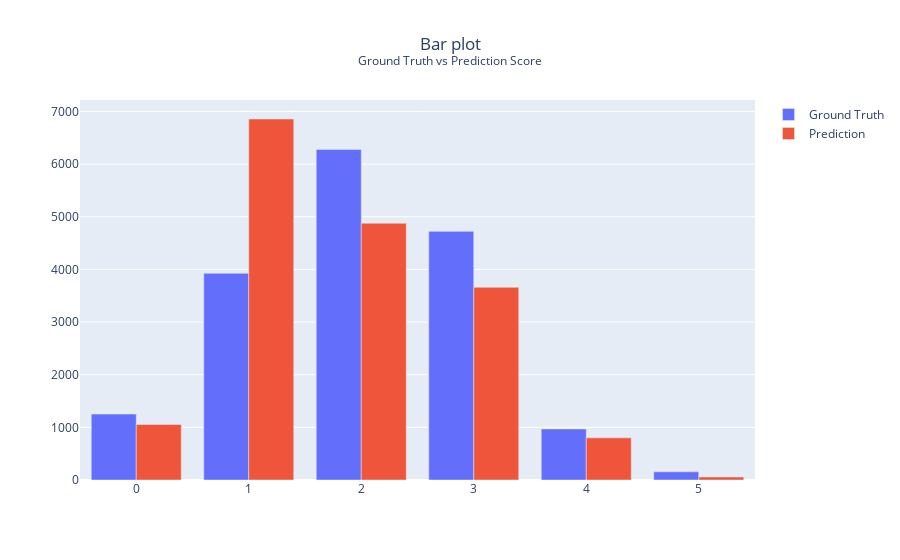

The cell this chart's notebook holds for it:
### Markdown cell above
## Distribution of Scores

### Code cell
fig = go.Figure(
    data=[
        go.Bar(
            x=df.score.unique(),
            y=df.score.value_counts(),
            name="Ground Truth",
        ),
        go.Bar(
            x=df.pred_score.unique(),
            y=df.pred_score.value_counts(),
            name="Prediction",
        ),
    ]
)

fig.update_layout(
    title="Bar plot<br><sup>Ground Truth vs Prediction Score</sup>",
    title_x=0.5,
)

# Show the figure
fig.show()

### Figure 1 — Plotly figure (JSON) as saved in the notebook; plotly's stock layout.template omitted (floating-point values rounded to 4 significant figures)
{"data": [{"name": "Ground Truth", "type": "bar", "x": [2, 3, 1, 0, 4, 5], "y": [6280, 4723, 3926, 1252, 970, 156]}, {"name": "Prediction", "type": "bar", "x": [1, 2, 3, 0, 4, 5], "y": [6857, 4877, 3660, 1055, 801, 57]}], "layout": {"title": {"text": "Bar plot<br><sup>Ground Truth vs Prediction Score</sup>", "x": 0.5}}}
